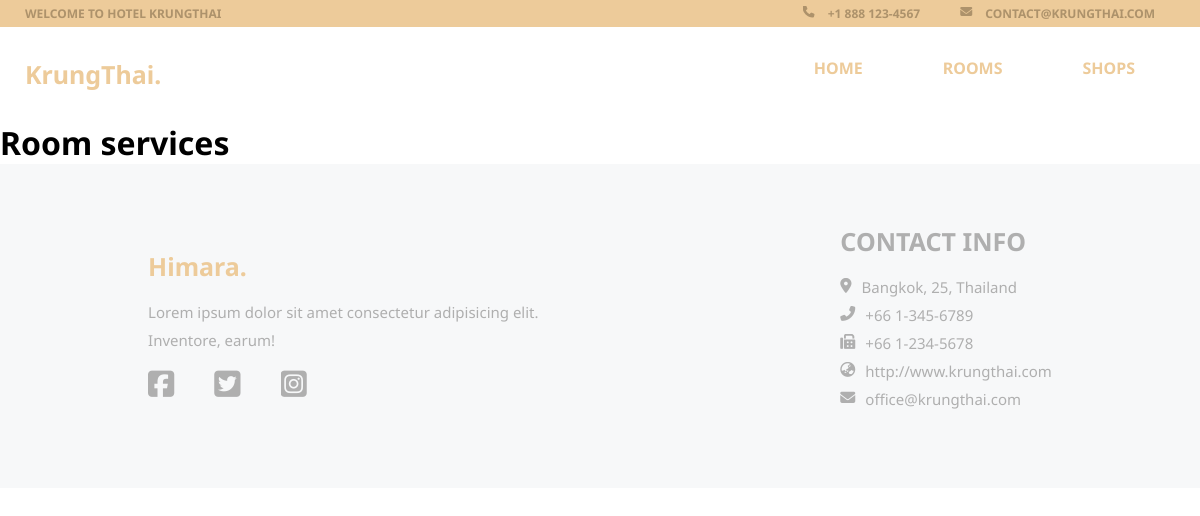
/rooms/1/, run on an earlier commit of the app's database.
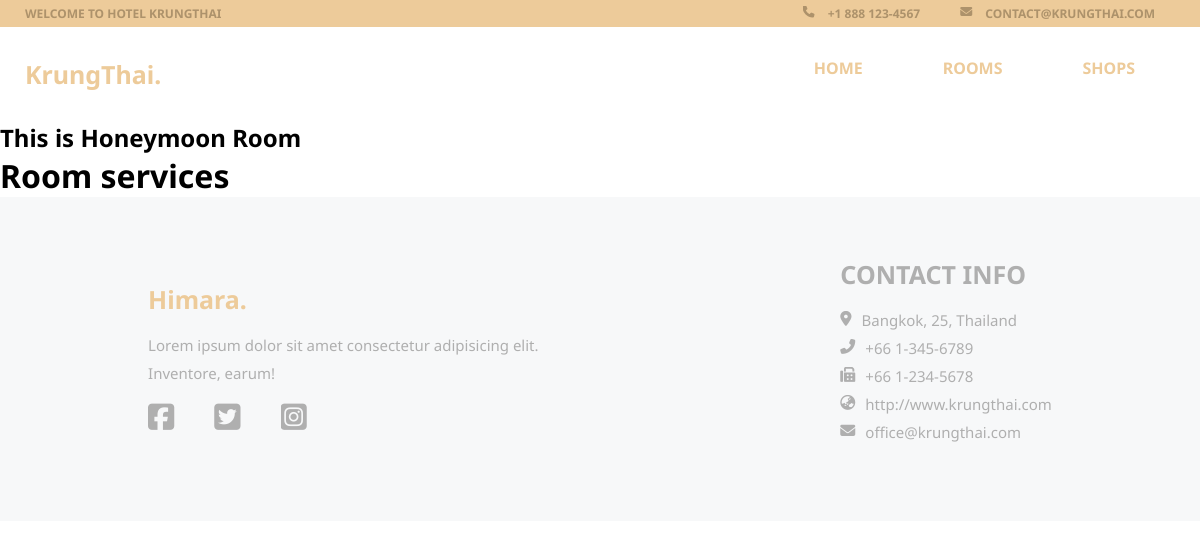
And on a later commit of the database.
### rooms/models.py (models this page shows, shortened)
class Room(TimeStampModel):
    BED_SINGLE = 'single'
    BED_DELUXE = 'deluxe'
    BED_QUEEN = 'queen'
    BED_KING = 'king'
    BED_CHOICES = [
        (BED_SINGLE, 'Single'),
        (BED_DELUXE, 'Deluxe'),
        (BED_QUEEN, 'Queen'),
        (BED_KING, 'King'),
    ]
    name = models.CharField(max_length=140, verbose_name='Room Name')
    description = models.TextField(verbose_name='Room Description')
    price = models.FloatField(verbose_name='Room Rate')
    bed_type = models.CharField(choices=BED_CHOICES, max_length=10, verbose_name='Bed Type')
    smoke = models.BooleanField(verbose_name='Smoking Availability', default=False)
    early_checkin = models.BooleanField(verbose_name='Early Check-in', default=False)
    check_in = models.TimeField()
    check_out = models.TimeField()
    room_type = models.ForeignKey('RoomType', related_name='rooms', on_delete=models.SET_NULL, null=True, blank=True)
    amenities = models.ManyToManyField('Amenity', related_name='rooms', blank=True)
    facilities = models.ManyToManyField('Facility', related_name='rooms', blank=True)

### rooms/views.py (the view)
# urls.py: path('<int:pk>/', views.room_detail, name='roomdetail'),
def room_detail(request, pk):
    rooms = Room.objects.filter(pk=pk)
    return render(request, 'rooms/room_detail.html', {'rooms': rooms})

### templates/rooms/room_detail.html (shortened to what this page needs)
{% extends 'base.html' %}
{% block body %}
    {% for room in rooms %}
        <h2>{{room.description}}</h2>
    {% endfor %}
    <h1>Room services</h1>
{% endblock body %}

What changed in the data, as far as the page shows it:
added Room: description "This is Honeymoon Room"
